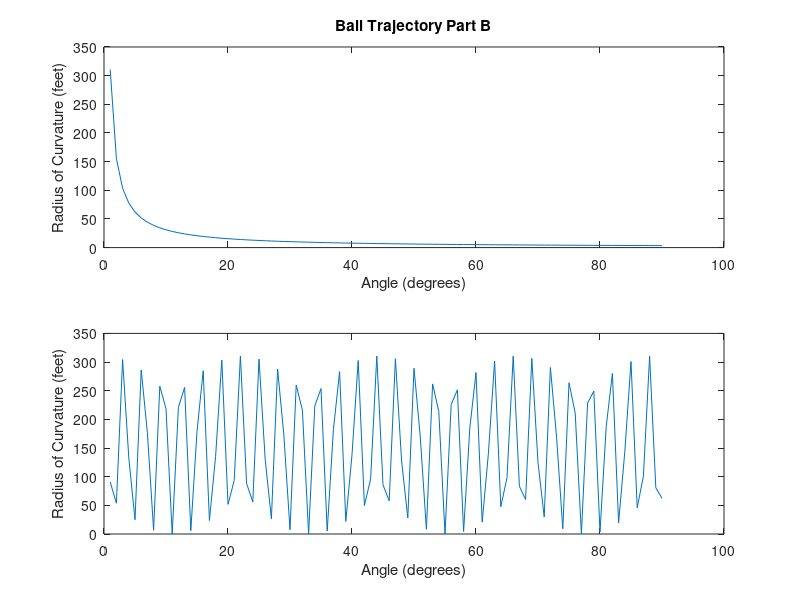

Here is the MATLAB script that generated this plot:
theta = 1:1:90;
radiusAfterRelease = 10000./(32.2 .* theta);
radiusAtApex = (10000 .* ((cos(theta)).^2)) ./ 32.2;

subplot(2,1,1);
plot(theta, radiusAfterRelease);
xlabel("Angle (degrees)");
ylabel("Radius of Curvature (feet)");
title("Ball Trajectory Part B");

subplot(2,1,2);
plot(theta, radiusAtApex);
xlabel("Angle (degrees)");
ylabel("Radius of Curvature (feet)");
